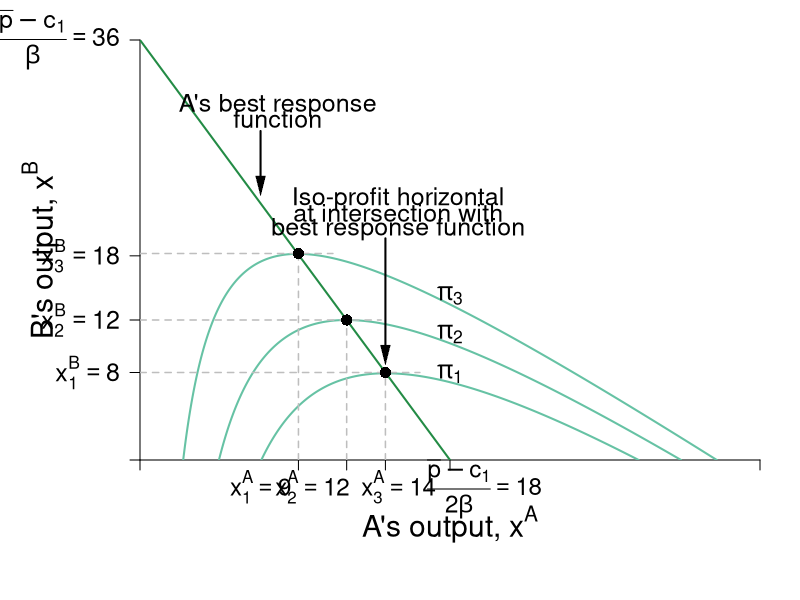

R code for this plot:
require(shape)
pdf(file = "competitionmarkets/cournot_brf_isoA.pdf", width = 9, height = 7)

#Set parameters for graphics

pointsize <- 1.8
axislabelsize <- 1.8
labelsize <- 1.5
namesize <- 1.8
annotatesize <- 1.5
graphlinewidth <- 2
segmentlinewidth <- 1.5

COL <- c("#7fc97f", "#beaed4", "#fdc086", "#ffff99", "#386cb0", "#f0027f", "#bf5b17", "#666666")
COLA <- c("#99d8c9","#66c2a4","#41ae76", "#238b45", "#005824")
COLB <- c("#4eb3d3", "#2b8cbe", "#0868ac","#084081")

par(mar =  c(7, 7, 2, 2))

piA <- function(xa, xb, s = 0.5, pmax = 20, c1 = 2) {
  (pmax - s*xb)*xa - s*(xa)^2 - c1*xa
}

piB <- function(xa, xb, s = 0.5, pmax = 20, c1 = 2) {
  (pmax - s*xa)*xb - s*(xb)^2 - c1*xb
}

brfB <- function(xa, s = 0.5, pmax = 20, c1 = 2) {
  (pmax - c1)/(2*s) - (1/2)*xa
}

brfA <- function(xa, s = 0.5, pmax = 20, c1 = 2) {
  (pmax - c1)/s - 2*xa
}

xlims <- c(0, 36)
ylims <- c(0, 36)

npts <- 501 
x <- seq(xlims[1], xlims[2], length.out = npts)
y <- seq(ylims[1], ylims[2], length.out = npts) 
a <- c(42, 72, 102)
b <- c(72, 81, 90)


plot(0, 0, xlim = xlims, ylim = ylims, type = "n",
     xlab = expression(paste("")),
     ylab = expression(paste("")), 
     xaxt = "n", 
     yaxt = "n", 
     cex.lab = axislabelsize, 
     bty = "n",
     xaxs = "i", 
     yaxs = "i")

ticksy <- c(0, 7.5, 12, 17.5, ylims[2])
ylabelsnum <- c(NA, expression(paste(x[1]^B == 8)), expression(paste(x[2]^B == 12)), expression(paste(x[3]^B)==18), expression(paste(frac(bar(p) - c[1],beta) == 36)))
#ylabels <- c(NA, expression(paste(x[1]^B)), expression(paste(x[2]^B)), expression(paste(x[3]^B)), expression(paste(frac(bar(p) - c[1],beta))))
ticksx <- c(0, 9.2, 12, 14.25, 18, xlims[2])
#xlabels <- c(NA, expression(paste(x[1]^A)), expression(paste(x[2]^A)), expression(paste(x[3]^A)), NA, NA)

#xlabels
text(7, -2.3, expression(paste(x[1]^A == 9)),xpd = TRUE, cex = labelsize - 0.05)
text(10, -2.3, expression(paste(x[2]^A == 12)),xpd = TRUE, cex = labelsize - 0.05)
text(15, -2.3, expression(paste(x[3]^A == 14)),xpd = TRUE, cex = labelsize - 0.05)
text(20, -2.5, expression(paste(frac(bar(p) - c[1],2*beta) == 18)),xpd = TRUE, cex = labelsize - 0.05)

axis(1, at = ticksx, pos = 0, labels = NA, cex.axis = labelsize)
#axis(1, at = ticksx, pos = 0, labels = xlabels, cex.axis = labelsize)
axis(2, at = ticksy, pos = 0, labels = ylabelsnum, las = 1, cex.axis = labelsize)

npts <- 500 
xx1 <- seq(xlims[1], xlims[2], length.out = npts)

lines(xx1, brfA(xx1, s = 0.5, pmax = 20, c1 = 2), col = COLA[4], lwd = graphlinewidth)

contour(x, y, 
        outer(x, y, piA),
        drawlabels = FALSE,
        col = COLA[2],
        lwd = graphlinewidth,
        levels = a, 
        xaxs = "i", 
        yaxs = "i", 
        add = TRUE) 

text(0.5*xlims[2], -5.5, expression(paste("A's output, ", x^A)), xpd = TRUE, cex = axislabelsize) 
text(-5.8, 0.5*ylims[2], expression(paste("B's output, ", x^B)), xpd = TRUE, cex = axislabelsize, srt = 90) 


segments(0, 12, 14, 12, lty = 2, col = "gray" , lwd = segmentlinewidth)
segments(12, 0, 12, 12, lty = 2, col = "gray" , lwd = segmentlinewidth)
points(12, 12, pch = 16, col = "black", cex = 1.5)
segments(0, 7.5, 16.25, 7.5, lty = 2, col = "gray" , lwd = segmentlinewidth)
segments(14.25, 0, 14.25, 7.5, lty = 2, col = "gray" , lwd = segmentlinewidth)
points(14.25, 7.5, pch = 16, col = "black", cex = 1.5)
segments(0, 17.7, 11.2, 17.7, lty = 2, col = "gray" , lwd = segmentlinewidth)
segments(9.2, 0, 9.2, 17.7, lty = 2, col = "gray" , lwd = segmentlinewidth)
points(9.2, 17.7, pch = 16, col = "black", cex = 1.5)

text(15, 22.4, expression(paste("Iso-profit horizontal")), cex = annotatesize)
text(15, 21.2, expression(paste("at intersection with")), cex = annotatesize)
text(15, 19.8, expression(paste("best response function")), cex = annotatesize)
Arrows(14.25, 19, 14.25, 9, col = "black", lty = 1, lwd = 2, arr.type = "triangle", arr.lwd = 0.5)

#A's brf
text(8, 30.4, expression(paste("A's best response")), cex = annotatesize)
text(8, 29.2, expression(paste("function")), cex = annotatesize)
Arrows(7, 28.2, 7, 23.5, col = "black", lty = 1, lwd = 2, arr.type = "triangle", arr.lwd = 0.5)

#labels for the isoprofits
text(18, 7.4, expression(paste(pi[1])), cex = annotatesize)
text(18, 10.8, expression(paste(pi[2])), cex = annotatesize)
text(18, 14.1, expression(paste(pi[3])), cex = annotatesize)



dev.off()
